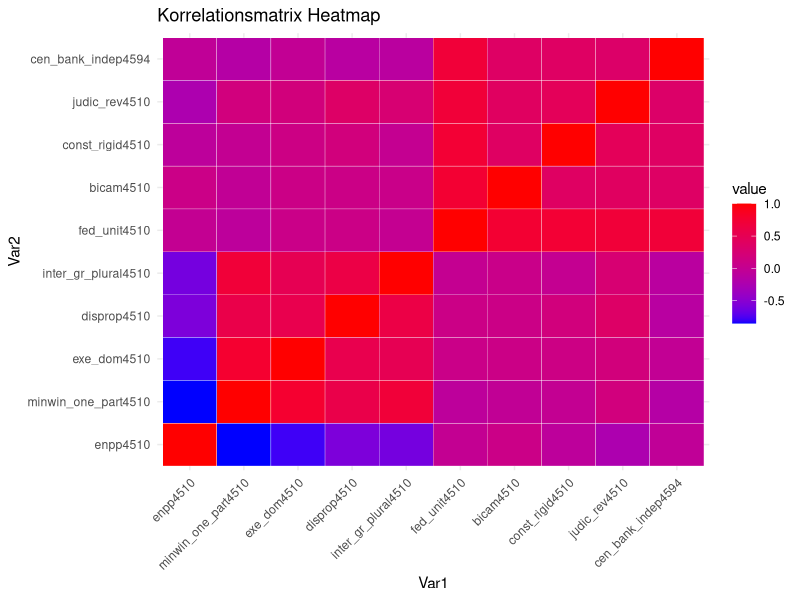
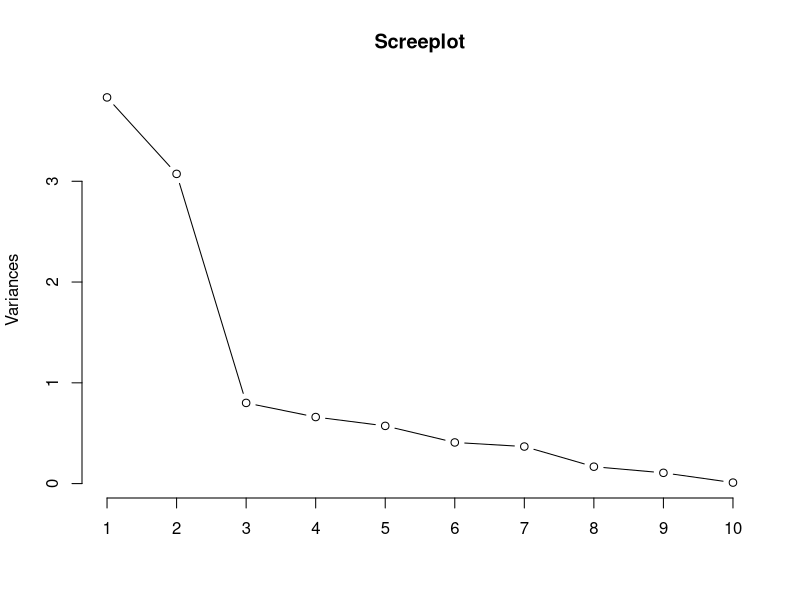
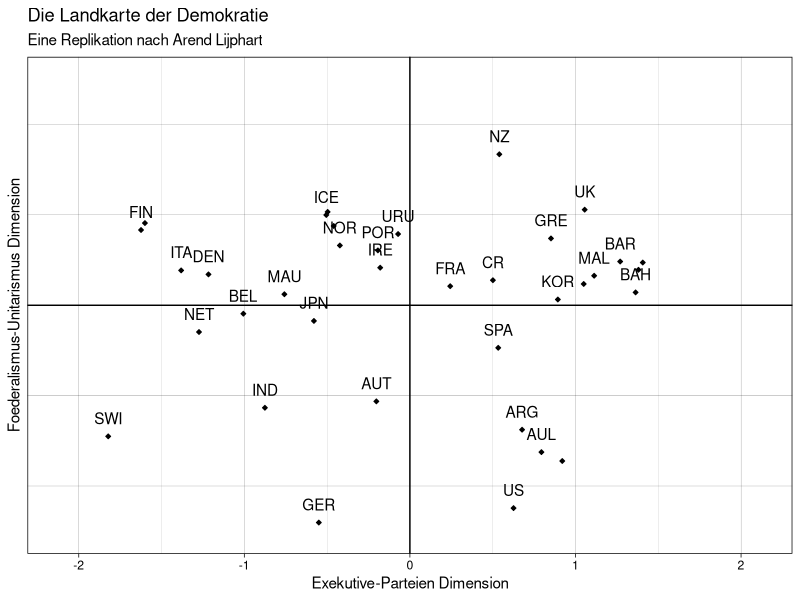
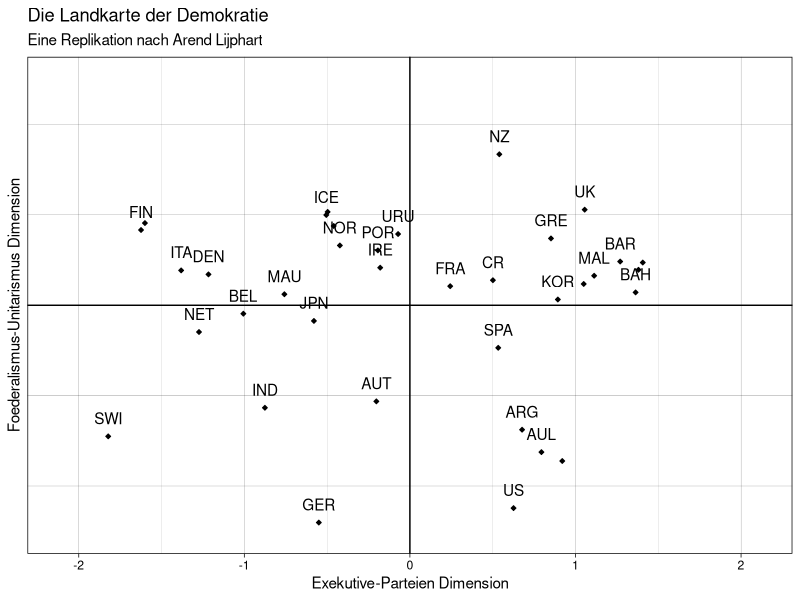

These charts were generated, in order, by the following R code:
## ---- chunk 1
## include this at top of your RMarkdown file for pretty output
## make sure to have the printr package installed: install.packages('printr')
knitr::opts_chunk$set(echo = TRUE, results = TRUE, message = FALSE, warning = FALSE)
# library(printr)
## ---- chunk 2
library(Hmisc)
library(foreign)
library(ggplot2)
library(stats)
library(reshape2)
## ---- chunk 3
setwd("C:/Users/laura/OneDrive/Documents/Arbeit/r/Meine_Überarbeitungen")
lijphart <- read.csv2("Lijphart_Data_recode.csv")
## ---- chunk 4
# 1. Zweiparteiensystem vs. Mehrparteiensystem 
# (ENPP)
lijphart$enpp4510 <- as.numeric(lijphart$enpp4510)

# 2. Einparteienkabinette vs. Koalitionsregierungen 
# (Mittelwert Regierungsdauer Minimal-Winning Koalition und Einparteienkabinette)
lijphart$minwin_one_part4510 <- as.numeric(lijphart$minwin_one_part4510)

# 3. Exekutivdominanz vs. dominante Legislative 
# (Durchschnittliche Lebensdauer von Kabinetten)
lijphart$exe_dom4510 <- as.numeric(lijphart$exe_dom4510)

# 4. Mehrheitswahlrecht vs. Verhältniswahlrecht
# (Gallagher-Index der elektoralen Disproportionalität)
lijphart$disprop4510 <- as.numeric(lijphart$disprop4510)

# 5. Pluralistische vs. korporatistische Interessenvertretung
# (Korporatismus-Index nach Siaroff)
lijphart$inter_gr_plural4510 <- as.numeric(lijphart$inter_gr_plural4510)

# 6. Unitarisch-zentralisiert vs. Föderaldezentralisiert
# (Skala von 1 bis 4 (zentral unitarisch bis föderal und dezentral))
lijphart$fed_unit4510 <- as.numeric(lijphart$fed_unit4510)

# 7. Unikameralismus vs. Bikameralismus
# Skala von 1 bis 4, (unikameral bis stark bikameral)
lijphart$bicam4510 <- as.numeric(lijphart$bicam4510)

# 8. Flexible vs. Rigide Verfassungen
# (Skala von 1 bis 4, (einfach, absolut, super, größer super))
lijphart$const_rigid4510 <- as.numeric(lijphart$const_rigid4510)

# 9. Keine Normenkontrolle vs. Normenkontrolle durch Verfassungsgericht
# (Skala von 1 bis 4, vergeben nach Sekundärliteratur)
lijphart$judic_rev4510 <- as.numeric(lijphart$judic_rev4510)

# 10. Abhängige vs. Unabhängige Zentralbank
# (Grad Zentralbankautonomie (Indizies Cukierman, Grilli…))
lijphart$cen_bank_indep4594 <- as.numeric(lijphart$cen_bank_indep4594)
## ---- chunk 5
sub_lijphart <- lijphart[, c("enpp4510", "minwin_one_part4510", "exe_dom4510", 
                             "disprop4510", "inter_gr_plural4510",
                             "fed_unit4510", "bicam4510", "const_rigid4510",                                 "judic_rev4510", "cen_bank_indep4594")]
head(sub_lijphart)
## ---- chunk 6
cor_matrix <- rcorr(as.matrix(sub_lijphart))
cor_matrix
## ---- chunk 7
cor_df <- melt(cor_matrix$r)

ggplot(cor_df, aes(Var1, Var2, fill = value)) +
  geom_tile(color = "white") +
  scale_fill_gradient(low = "blue", high = "red") +
  theme_minimal() +
  theme(axis.text.x = element_text(angle = 45, hjust = 1)) +
  labs(title = "Korrelationsmatrix Heatmap")
## ---- chunk 8
model_princomp <- prcomp(sub_lijphart, scale = TRUE)
model_princomp
## ---- chunk 9
screeplot(model_princomp, 
          type = "lines", 
          main = "Screeplot")
## ---- chunk 10
eig <- (model_princomp$sdev)^2
eig
## ---- chunk 11
variance <- eig*100/sum(eig)
variance
## ---- chunk 12
sum(variance[1:2])
## ---- chunk 13
model_princomp$rotation[ ,1:2]
## ---- chunk 14
model_princomp_vari <- prcomp(sub_lijphart, scale = TRUE, rotate = "varimax")
model_princomp_vari
## ---- chunk 15
model_princomp_pro <- prcomp(sub_lijphart, scale = TRUE, rotate = "promax")
model_princomp_pro
## ---- chunk 16
model_factanal <- factanal(sub_lijphart, 2, rotation = "varimax", scores = "regression")
print(model_factanal, round = 2, cutoff = .3)
## ---- chunk 17
head(model_factanal$scores)
## ---- chunk 18
scores_data <- as.data.frame(model_factanal$scores)

plot <- ggplot(data = scores_data, aes(x = Factor1, y = Factor2)) + 
  geom_point(size = 1, shape = 23, fill = "black") +
  geom_text(aes(label = lijphart$Country),
            nudge_y = -.2,
            check_overlap = T) +
  geom_hline(yintercept = 0) +
  geom_vline(xintercept = 0) +
  labs(x = "Exekutive-Parteien Dimension", 
       y = "Foederalismus-Unitarismus Dimension", 
       title = "Die Landkarte der Demokratie", 
       subtitle = "Eine Replikation nach Arend Lijphart") +
  coord_cartesian(ylim = c(2.5, -2.5), xlim = c(-2.1, 2.1)) +
  theme_linedraw() 
plot
## ---- chunk 19
# Grafik speichern
ggsave("Landkarte der Demokratie.png")
